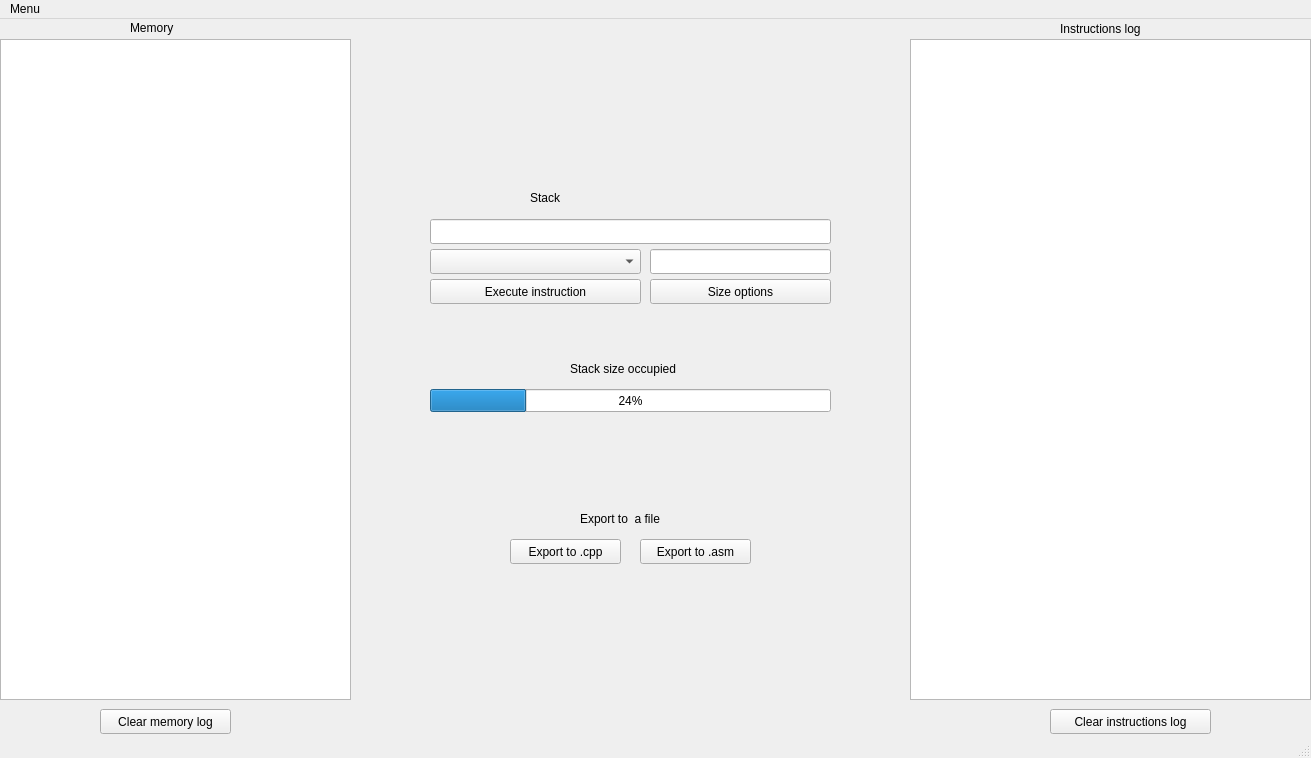
<?xml version="1.0" encoding="UTF-8"?>
<ui version="4.0">
 <class>MainWindow</class>
 <widget class="QMainWindow" name="MainWindow">
  <property name="geometry">
   <rect>
    <x>0</x>
    <y>0</y>
    <width>1311</width>
    <height>758</height>
   </rect>
  </property>
  <property name="windowTitle">
   <string>Stack interpreter</string>
  </property>
  <widget class="QWidget" name="centralwidget">
   <widget class="QComboBox" name="instructions_select">
    <property name="geometry">
     <rect>
      <x>430</x>
      <y>230</y>
      <width>211</width>
      <height>25</height>
     </rect>
    </property>
    <property name="placeholderText">
     <string>Choose a instruction...</string>
    </property>
   </widget>
   <widget class="QPushButton" name="exec_button">
    <property name="geometry">
     <rect>
      <x>430</x>
      <y>260</y>
      <width>211</width>
      <height>25</height>
     </rect>
    </property>
    <property name="text">
     <string>Execute instruction</string>
    </property>
   </widget>
   <widget class="QLineEdit" name="stackostream">
    <property name="geometry">
     <rect>
      <x>430</x>
      <y>200</y>
      <width>401</width>
      <height>25</height>
     </rect>
    </property>
    <property name="readOnly">
     <bool>true</bool>
    </property>
   </widget>
   <widget class="QLineEdit" name="flagged_values">
    <property name="geometry">
     <rect>
      <x>650</x>
      <y>230</y>
      <width>181</width>
      <height>25</height>
     </rect>
    </property>
    <property name="readOnly">
     <bool>true</bool>
    </property>
   </widget>
   <widget class="QLabel" name="label_stack">
    <property name="geometry">
     <rect>
      <x>530</x>
      <y>170</y>
      <width>211</width>
      <height>17</height>
     </rect>
    </property>
    <property name="text">
     <string>Stack</string>
    </property>
   </widget>
   <widget class="QLabel" name="label_ins_log">
    <property name="geometry">
     <rect>
      <x>1060</x>
      <y>0</y>
      <width>121</width>
      <height>20</height>
     </rect>
    </property>
    <property name="text">
     <string>Instructions log</string>
    </property>
   </widget>
   <widget class="QTextEdit" name="instruction_log">
    <property name="geometry">
     <rect>
      <x>910</x>
      <y>20</y>
      <width>401</width>
      <height>661</height>
     </rect>
    </property>
    <property name="readOnly">
     <bool>true</bool>
    </property>
   </widget>
   <widget class="QProgressBar" name="stack_pb">
    <property name="geometry">
     <rect>
      <x>430</x>
      <y>370</y>
      <width>401</width>
      <height>23</height>
     </rect>
    </property>
    <property name="value">
     <number>24</number>
    </property>
   </widget>
   <widget class="QLabel" name="label_pb_stack">
    <property name="geometry">
     <rect>
      <x>570</x>
      <y>340</y>
      <width>131</width>
      <height>20</height>
     </rect>
    </property>
    <property name="text">
     <string>Stack size occupied</string>
    </property>
   </widget>
   <widget class="QTextEdit" name="memostream">
    <property name="geometry">
     <rect>
      <x>0</x>
      <y>20</y>
      <width>351</width>
      <height>661</height>
     </rect>
    </property>
    <property name="readOnly">
     <bool>true</bool>
    </property>
   </widget>
   <widget class="QLabel" name="label">
    <property name="geometry">
     <rect>
      <x>130</x>
      <y>0</y>
      <width>67</width>
      <height>17</height>
     </rect>
    </property>
    <property name="text">
     <string>Memory</string>
    </property>
   </widget>
   <widget class="QPushButton" name="cpp_export_button">
    <property name="geometry">
     <rect>
      <x>510</x>
      <y>520</y>
      <width>111</width>
      <height>25</height>
     </rect>
    </property>
    <property name="text">
     <string>Export to .cpp</string>
    </property>
   </widget>
   <widget class="QPushButton" name="asm_export_button">
    <property name="geometry">
     <rect>
      <x>640</x>
      <y>520</y>
      <width>111</width>
      <height>25</height>
     </rect>
    </property>
    <property name="text">
     <string>Export to .asm</string>
    </property>
   </widget>
   <widget class="QPushButton" name="options_button">
    <property name="geometry">
     <rect>
      <x>650</x>
      <y>260</y>
      <width>181</width>
      <height>25</height>
     </rect>
    </property>
    <property name="text">
     <string>Size options</string>
    </property>
   </widget>
   <widget class="QLabel" name="label_2">
    <property name="geometry">
     <rect>
      <x>580</x>
      <y>490</y>
      <width>121</width>
      <height>20</height>
     </rect>
    </property>
    <property name="text">
     <string>Export to  a file</string>
    </property>
   </widget>
   <widget class="QPushButton" name="clear_memory_log_button">
    <property name="geometry">
     <rect>
      <x>100</x>
      <y>690</y>
      <width>131</width>
      <height>25</height>
     </rect>
    </property>
    <property name="text">
     <string>Clear memory log</string>
    </property>
   </widget>
   <widget class="QPushButton" name="clear_instructions_log_button">
    <property name="geometry">
     <rect>
      <x>1050</x>
      <y>690</y>
      <width>161</width>
      <height>25</height>
     </rect>
    </property>
    <property name="text">
     <string>Clear instructions log</string>
    </property>
   </widget>
  </widget>
  <widget class="QMenuBar" name="menubar">
   <property name="geometry">
    <rect>
     <x>0</x>
     <y>0</y>
     <width>1311</width>
     <height>22</height>
    </rect>
   </property>
   <widget class="QMenu" name="mainmenu">
    <property name="title">
     <string>Menu</string>
    </property>
    <addaction name="about"/>
   </widget>
   <addaction name="mainmenu"/>
  </widget>
  <widget class="QStatusBar" name="statusbar"/>
  <action name="about">
   <property name="text">
    <string>About</string>
   </property>
  </action>
 </widget>
 <resources/>
 <connections/>
</ui>
